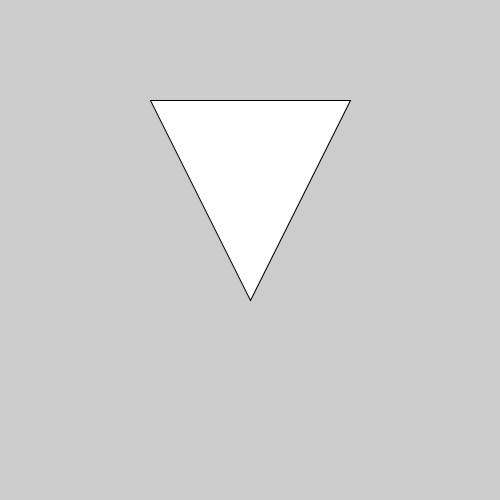
Frame 1 (no input)
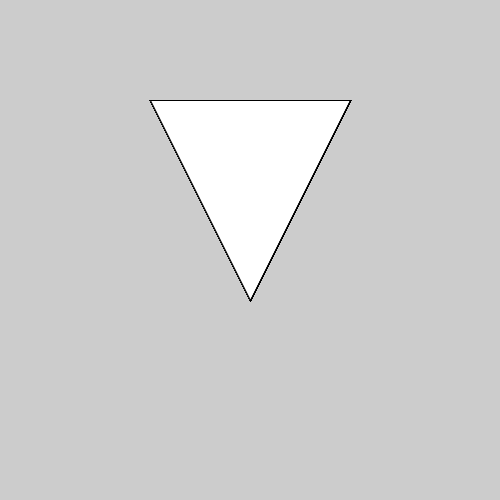
Frame 60 (the mouse pressed at the canvas centre just before this capture)
Frame 120 (the mouse held since frame 60 and released just before this capture): identical to frame 60, image omitted

The Processing sketch that drew these frames (run headless with seeded random() and noise(); from frame 60 on, the mouse is pressed at the canvas centre):

// Processing sketch: driehoekpunt_beneden
// ── driehoekpunt_beneden.pde
void setup() {
  size(500, 500);
}
void draw() {
 triangle(150,100,350,100,250,300);

}
